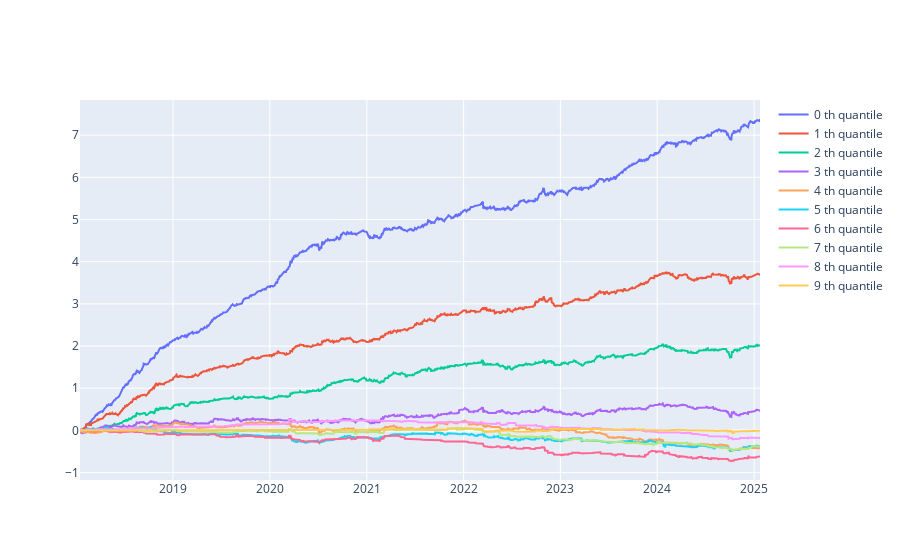

This figure's notebook cell:
### Code cell
# momentum: ln(open_/close_.shift(1)) 如果要更保守，就li_.shift(1)
time_ = "2018-01-15"; end_ = '2025-01-24'
open_ = open[time_:end_]
close_ = close[time_:end_]
ln_ = np.log(open_/close_.shift(1)) # index: 使用的時間
pct = close_/open_-1 # index: 當天收益
holdings_gap = intraday_shifted_input_signal_pct_output_plot(ln_.shift(0), pct.shift(0), quantile=10, type_='cumsum')

### Figure 1 — Plotly figure (JSON) as saved in the notebook; plotly's stock layout.template omitted (floating-point values rounded to 4 significant figures; data arrays with more than 128 entries replaced by an {"elided": "..."} marker saying what was removed)
{"data": [{"mode": "lines", "name": "0 th quantile", "type": "scatter", "x": {"elided": "1729 str values"}, "y": {"elided": "1729 float values"}, "yaxis": "y"}, {"mode": "lines", "name": "1 th quantile", "type": "scatter", "x": {"elided": "1729 str values"}, "y": {"elided": "1729 float values"}, "yaxis": "y"}, {"mode": "lines", "name": "2 th quantile", "type": "scatter", "x": {"elided": "1729 str values"}, "y": {"elided": "1729 float values"}, "yaxis": "y"}, {"mode": "lines", "name": "3 th quantile", "type": "scatter", "x": {"elided": "1729 str values"}, "y": {"elided": "1729 float values"}, "yaxis": "y"}, {"mode": "lines", "name": "4 th quantile", "type": "scatter", "x": {"elided": "1729 str values"}, "y": {"elided": "1729 float values"}, "yaxis": "y"}, {"mode": "lines", "name": "5 th quantile", "type": "scatter", "x": {"elided": "1729 str values"}, "y": {"elided": "1729 float values"}, "yaxis": "y"}, {"mode": "lines", "name": "6 th quantile", "type": "scatter", "x": {"elided": "1729 str values"}, "y": {"elided": "1729 float values"}, "yaxis": "y"}, {"mode": "lines", "name": "7 th quantile", "type": "scatter", "x": {"elided": "1729 str values"}, "y": {"elided": "1729 float values"}, "yaxis": "y"}, {"mode": "lines", "name": "8 th quantile", "type": "scatter", "x": {"elided": "1729 str values"}, "y": {"elided": "1729 float values"}, "yaxis": "y"}, {"mode": "lines", "name": "9 th quantile", "type": "scatter", "x": {"elided": "1729 str values"}, "y": {"elided": "1729 float values"}, "yaxis": "y"}], "layout": {}}
